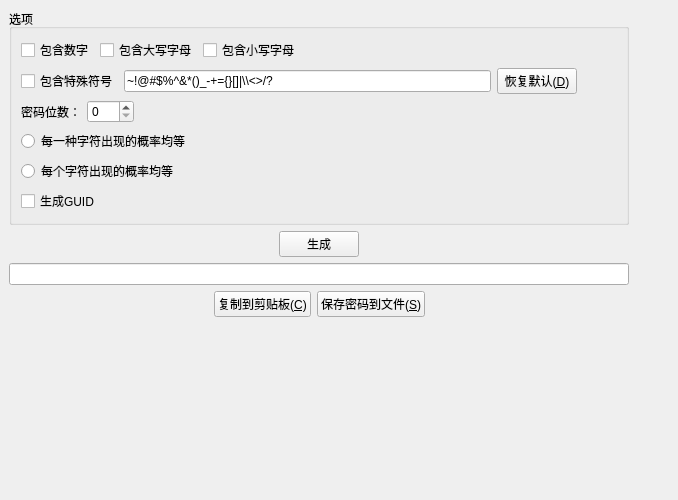
<?xml version="1.0" encoding="UTF-8"?>
<ui version="4.0">
 <class>PasswordGeneratorWidget</class>
 <widget class="QWidget" name="PasswordGeneratorWidget">
  <property name="geometry">
   <rect>
    <x>0</x>
    <y>0</y>
    <width>678</width>
    <height>500</height>
   </rect>
  </property>
  <property name="windowTitle">
   <string>Form</string>
  </property>
  <layout class="QHBoxLayout" name="horizontalLayout_3" stretch="1,0">
   <property name="leftMargin">
    <number>0</number>
   </property>
   <property name="topMargin">
    <number>0</number>
   </property>
   <property name="rightMargin">
    <number>0</number>
   </property>
   <property name="bottomMargin">
    <number>0</number>
   </property>
   <item>
    <widget class="QWidget" name="widget" native="true">
     <layout class="QVBoxLayout" name="verticalLayout_2">
      <item>
       <widget class="QGroupBox" name="groupBox">
        <property name="title">
         <string>选项</string>
        </property>
        <layout class="QVBoxLayout" name="verticalLayout">
         <item>
          <layout class="QHBoxLayout" name="horizontalLayout">
           <item>
            <widget class="QCheckBox" name="includeNums">
             <property name="text">
              <string>包含数字</string>
             </property>
            </widget>
           </item>
           <item>
            <widget class="QCheckBox" name="includeCapital">
             <property name="text">
              <string>包含大写字母</string>
             </property>
            </widget>
           </item>
           <item>
            <widget class="QCheckBox" name="includeLowercase">
             <property name="text">
              <string>包含小写字母</string>
             </property>
            </widget>
           </item>
           <item>
            <spacer name="horizontalSpacer">
             <property name="orientation">
              <enum>Qt::Horizontal</enum>
             </property>
             <property name="sizeHint" stdset="0">
              <size>
               <width>40</width>
               <height>20</height>
              </size>
             </property>
            </spacer>
           </item>
          </layout>
         </item>
         <item>
          <layout class="QHBoxLayout" name="horizontalLayout_2">
           <item>
            <widget class="QCheckBox" name="includeSpecChar">
             <property name="text">
              <string>包含特殊符号</string>
             </property>
            </widget>
           </item>
           <item>
            <widget class="QLineEdit" name="specCharacters">
             <property name="text">
              <string>~!@#$%^&amp;*()_-+={}[]|\\&lt;&gt;/?</string>
             </property>
            </widget>
           </item>
           <item>
            <widget class="QPushButton" name="restoreDefault">
             <property name="text">
              <string>恢复默认(&amp;D)</string>
             </property>
            </widget>
           </item>
           <item>
            <spacer name="horizontalSpacer_2">
             <property name="orientation">
              <enum>Qt::Horizontal</enum>
             </property>
             <property name="sizeType">
              <enum>QSizePolicy::Preferred</enum>
             </property>
             <property name="sizeHint" stdset="0">
              <size>
               <width>40</width>
               <height>20</height>
              </size>
             </property>
            </spacer>
           </item>
          </layout>
         </item>
         <item>
          <layout class="QHBoxLayout" name="horizontalLayout_4">
           <item>
            <widget class="QLabel" name="label">
             <property name="text">
              <string>密码位数：</string>
             </property>
            </widget>
           </item>
           <item>
            <widget class="QSpinBox" name="passwordLengthBox">
             <property name="maximum">
              <number>256</number>
             </property>
            </widget>
           </item>
           <item>
            <spacer name="horizontalSpacer_3">
             <property name="orientation">
              <enum>Qt::Horizontal</enum>
             </property>
             <property name="sizeHint" stdset="0">
              <size>
               <width>40</width>
               <height>20</height>
              </size>
             </property>
            </spacer>
           </item>
          </layout>
         </item>
         <item>
          <widget class="QRadioButton" name="charTypeProbEqual">
           <property name="text">
            <string>每一种字符出现的概率均等</string>
           </property>
          </widget>
         </item>
         <item>
          <widget class="QRadioButton" name="charProbEqual">
           <property name="text">
            <string>每个字符出现的概率均等</string>
           </property>
          </widget>
         </item>
         <item>
          <widget class="QCheckBox" name="generateGUID">
           <property name="text">
            <string>生成GUID</string>
           </property>
          </widget>
         </item>
        </layout>
       </widget>
      </item>
      <item>
       <layout class="QHBoxLayout" name="horizontalLayout_5">
        <item>
         <spacer name="horizontalSpacer_4">
          <property name="orientation">
           <enum>Qt::Horizontal</enum>
          </property>
          <property name="sizeHint" stdset="0">
           <size>
            <width>40</width>
            <height>20</height>
           </size>
          </property>
         </spacer>
        </item>
        <item>
         <widget class="QPushButton" name="generateButton">
          <property name="text">
           <string>生成</string>
          </property>
         </widget>
        </item>
        <item>
         <spacer name="horizontalSpacer_5">
          <property name="orientation">
           <enum>Qt::Horizontal</enum>
          </property>
          <property name="sizeHint" stdset="0">
           <size>
            <width>40</width>
            <height>20</height>
           </size>
          </property>
         </spacer>
        </item>
       </layout>
      </item>
      <item>
       <widget class="QLineEdit" name="passwordBox">
        <property name="readOnly">
         <bool>true</bool>
        </property>
       </widget>
      </item>
      <item>
       <layout class="QHBoxLayout" name="horizontalLayout_6">
        <item>
         <spacer name="horizontalSpacer_6">
          <property name="orientation">
           <enum>Qt::Horizontal</enum>
          </property>
          <property name="sizeHint" stdset="0">
           <size>
            <width>40</width>
            <height>20</height>
           </size>
          </property>
         </spacer>
        </item>
        <item>
         <widget class="QPushButton" name="copyButton">
          <property name="text">
           <string>复制到剪贴板(&amp;C)</string>
          </property>
         </widget>
        </item>
        <item>
         <widget class="QPushButton" name="saveButton">
          <property name="text">
           <string>保存密码到文件(&amp;S)</string>
          </property>
         </widget>
        </item>
        <item>
         <spacer name="horizontalSpacer_7">
          <property name="orientation">
           <enum>Qt::Horizontal</enum>
          </property>
          <property name="sizeHint" stdset="0">
           <size>
            <width>40</width>
            <height>20</height>
           </size>
          </property>
         </spacer>
        </item>
       </layout>
      </item>
      <item>
       <spacer name="verticalSpacer">
        <property name="orientation">
         <enum>Qt::Vertical</enum>
        </property>
        <property name="sizeHint" stdset="0">
         <size>
          <width>20</width>
          <height>188</height>
         </size>
        </property>
       </spacer>
      </item>
     </layout>
    </widget>
   </item>
   <item>
    <spacer name="horizontalSpacer_8">
     <property name="orientation">
      <enum>Qt::Horizontal</enum>
     </property>
     <property name="sizeType">
      <enum>QSizePolicy::Expanding</enum>
     </property>
     <property name="sizeHint" stdset="0">
      <size>
       <width>40</width>
       <height>20</height>
      </size>
     </property>
    </spacer>
   </item>
  </layout>
 </widget>
 <resources/>
 <connections/>
</ui>
